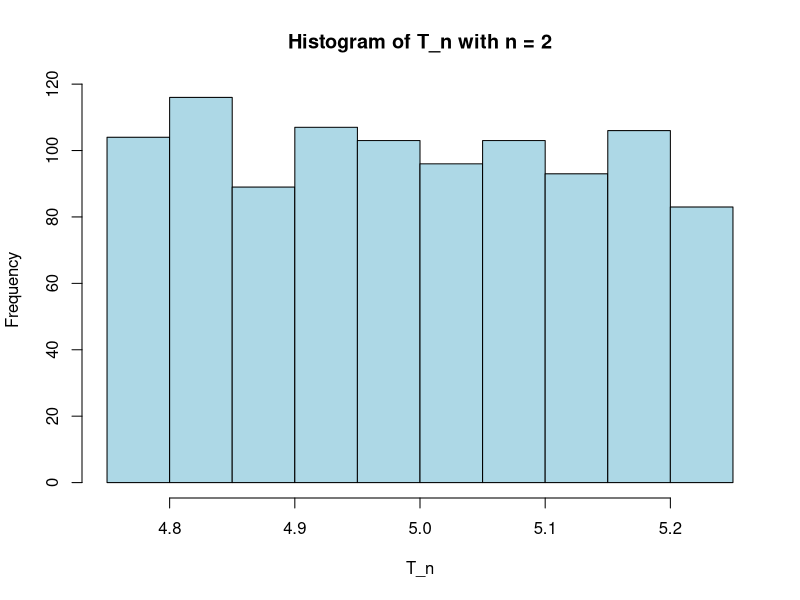
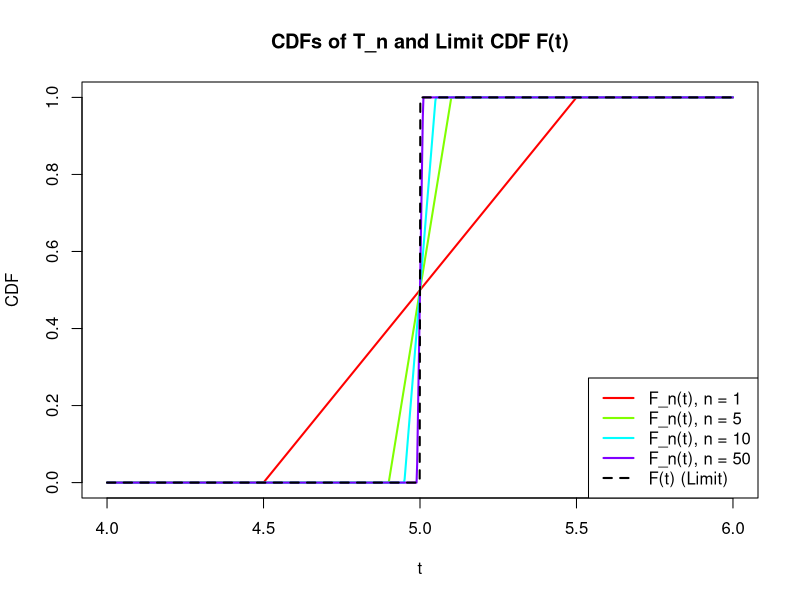

Recreate these plots in R, in order.
# Function to generate a single realization of T_n
generate_T_n <- function(n) {
  lower_bound <- 5 - 1/(2*n)
  upper_bound <- 5 + 1/(2*n)
  return(runif(1, lower_bound, upper_bound))
}

# Example: Simulate 1000 realizations of T_n for a specific n
n <- 2  # Set the value of n
simulations <- replicate(1000, generate_T_n(n))

# Display a histogram of the simulations
hist(simulations, main=paste("Histogram of T_n with n =", n), xlab="T_n", col="lightblue", border="black")

# Display the first few values of the simulations
head(simulations)
max(simulations)

# Function to calculate the CDF F_n(t) of T_n
F_n <- function(t, n) {
  lower_bound <- 5 - 1/(2*n)
  upper_bound <- 5 + 1/(2*n)
  
  if (t < lower_bound) {
    return(0)
  } else if (t > upper_bound) {
    return(1)
  } else {
    return((t - lower_bound) / (upper_bound - lower_bound))
  }
}

# Function to calculate the CDF F(t) of the constant limit
F <- function(t) {
  if (t < 5) {
    return(0)
  } else {
    return(1)
  }
}

# Example: Plotting the CDFs for specific values of n and comparison with the limit
n_values <- c(1, 5, 10, 50)  # Different n values to observe convergence
t_values <- seq(4, 6, length.out = 1000)  # t values for plotting

# Plot the CDFs
plot(NULL, xlim=c(4, 6), ylim=c(0, 1), xlab="t", ylab="CDF", main="CDFs of T_n and Limit CDF F(t)")

# Add CDFs for different n values
colors <- rainbow(length(n_values))
for (i in 1:length(n_values)) {
  n <- n_values[i]
  cdf_values <- sapply(t_values, F_n, n=n)
  lines(t_values, cdf_values, col=colors[i], lwd=2, type="l", lty=1)
}

# Add the CDF of the constant limit
cdf_limit_values <- sapply(t_values, F)
lines(t_values, cdf_limit_values, col="black", lwd=2, lty=2)

# Add legend
legend("bottomright", legend=c(paste("F_n(t), n =", n_values), "F(t) (Limit)"), 
       col=c(colors, "black"), lty=c(rep(1, length(n_values)), 2), lwd=2)
